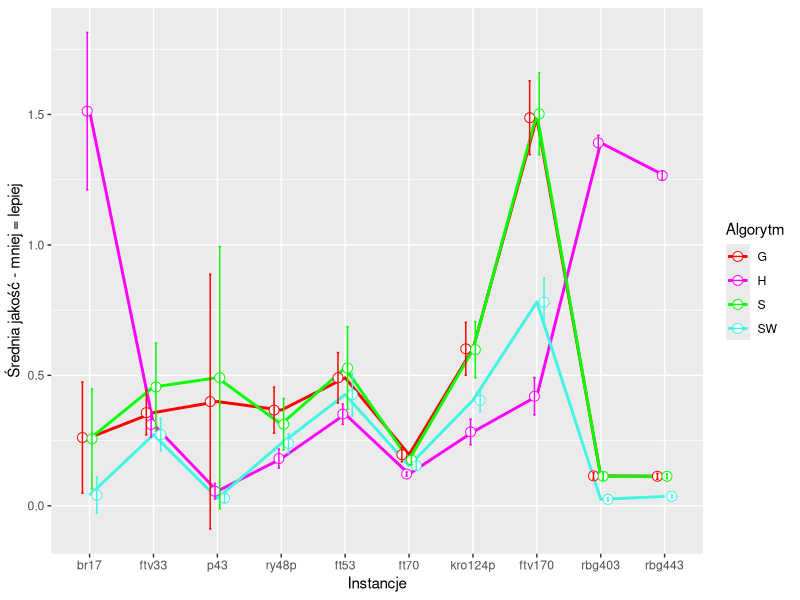
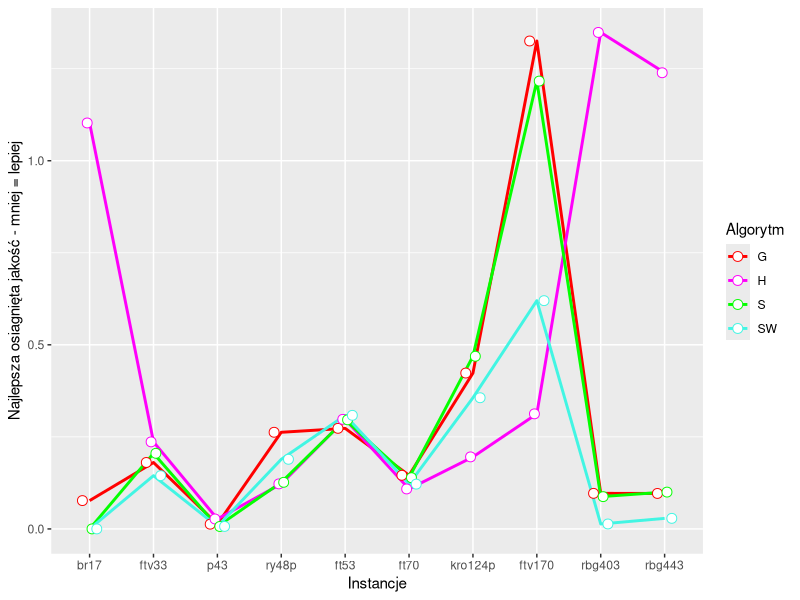
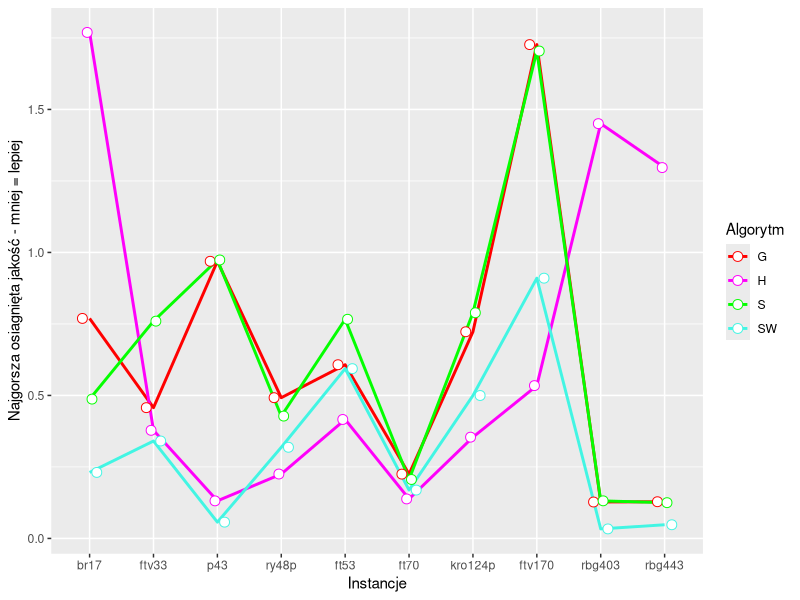
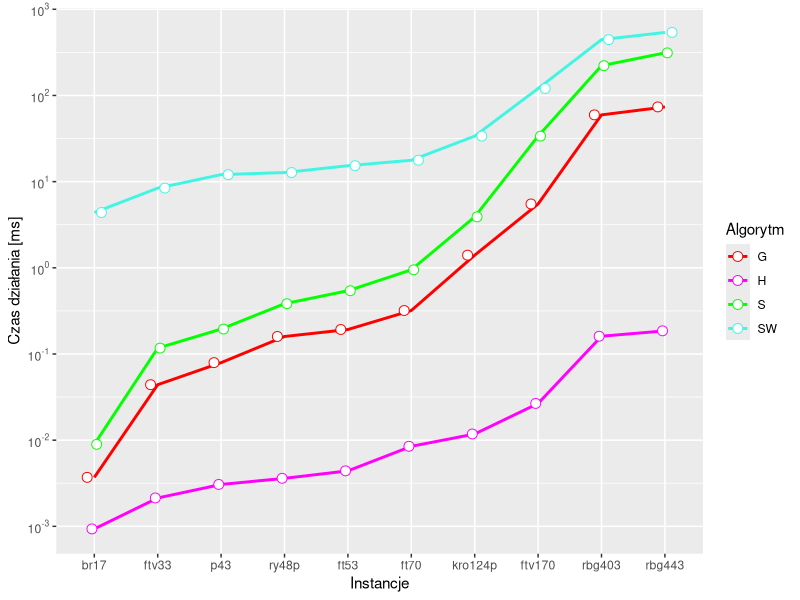
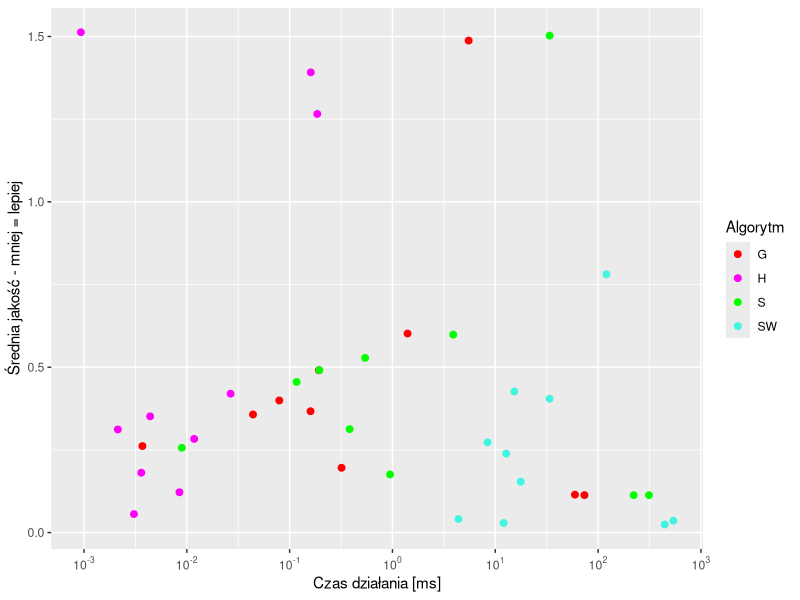
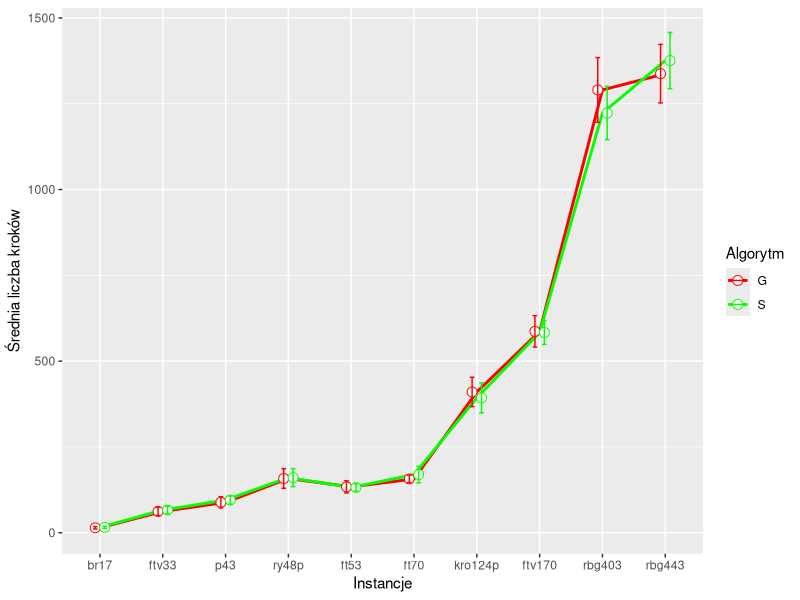
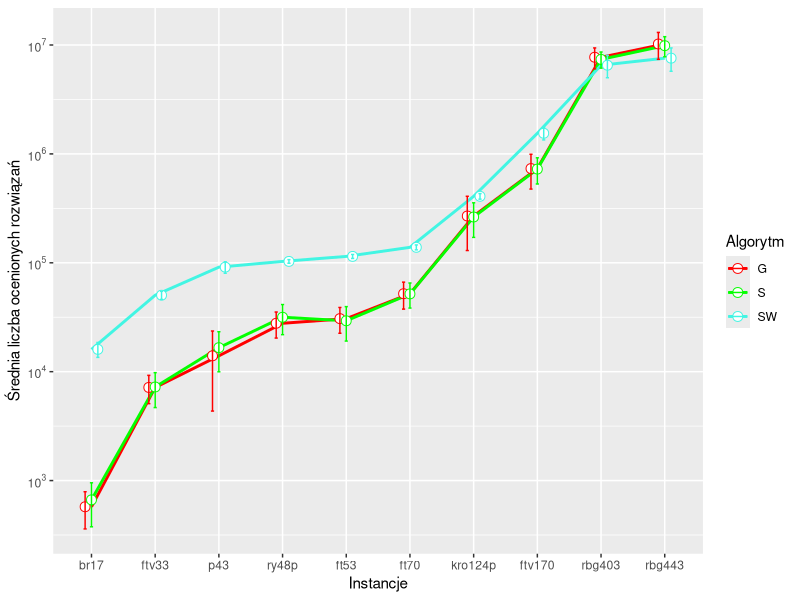
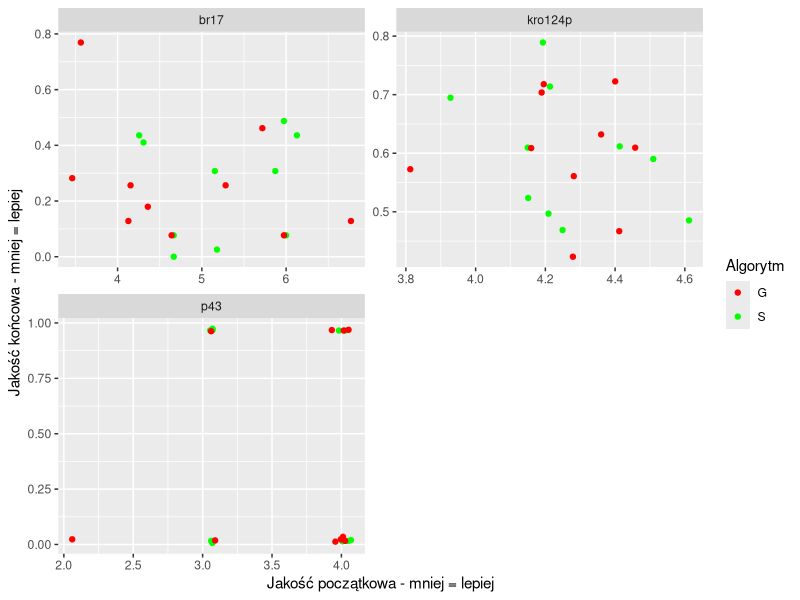

These charts were generated, in order, by the following R code:
## ---- chunk 1
knitr::opts_chunk$set(echo = TRUE)
## ---- chunk 2
# install.packages("Cairo")
# install.packages("ggpubr")
## ---- chunk 3
library(ggpubr)
library(dplyr)
library(ggplot2)
library(Cairo)
print(getwd())
## ---- chunk 4
results <- read.table("./../results/results_SW_0001.csv", head=TRUE, sep=",")
algs_symbols <- list(Greedy="G", Steepest="S", SimpleHeur="H", Random="R", RandomWalk="RW", SW="SW")
results <- mutate(results, algName=algs_symbols[algName])
algs_unique_names <- unique(results[["algName"]])
results <- as.data.frame(lapply(results, unlist))
knitr::kable(head(results, 21))
## ---- chunk 5
quality <- function(result, optimalResult)
{
  (result-optimalResult)/optimalResult
}

permutationToVector <- function(permutation)
{
  vectorPermutationStrings <- strsplit(permutation, '[|]')
  vectorPermutationIntegers <- lapply(vectorPermutationStrings, strtoi)
  vectorPermutationIntegers
}

colors = c(G="#ff0000", S="#04ff00", R="#0004ff", RW="#ff9d00", H="#ff00fb", SW="#42f5e3")
## ---- chunk 6
temp <- group_by(results, algName, setName)
temp <- summarize(temp, diff=mean(quality(finalResult, optimalResult)), std=sd(quality(finalResult, optimalResult)), nOfCities=mean(nOfCities))

plot <- ggplot(temp, aes(x=reorder(setName, nOfCities), y=diff, std=std, group=algName, fill=factor(algName))) +
  geom_bar(stat="identity", position="dodge2") +
  #geom_point() +
  #geom_line(size=1) +
  geom_errorbar(aes(ymin=diff-std, ymax=diff+std), position = position_dodge(1), width=0.1) +
  ##geom_text(aes(label=sprintf("%0.1f", round(diff, digits=2))), position=position_dodge(width=0.9), vjust=-0.25) +
  labs(x="Instancje", y="Jakość", fill="Algorytm")
  
  # filename <- paste("../results/zad2_point1_all", ".pdf", sep="")
  # print(plot)
  # ggsave(filename, plot=plot, device=cairo_pdf)
## ---- chunk 7
temp <- group_by(results, algName, setName)
temp <- summarize(temp, diff=mean(quality(finalResult, optimalResult)), std=sd(quality(finalResult, optimalResult)), nOfCities=mean(nOfCities))
knitr::kable(head(temp))

pd <- position_dodge(0.3)
plot <- ggplot(temp, aes(x=reorder(setName, nOfCities), y=diff, std=std, group=algName, color=algName)) +
  geom_line(size=1) +
  geom_point(size=3, shape=21, fill="white", position=pd) +
  geom_errorbar(aes(ymin=diff-std, ymax=diff+std, width=0.15), position=pd) +
  # #geom_text(aes(label=sprintf("%0.2f", round(diff, digits=2))), position=position_dodge(width=0.9), vjust=-0.25, size=3) +
  labs(x="Instancje", y="Średnia jakość - mniej = lepiej") +
  scale_color_manual(values=colors, name="Algorytm")
  
  print(plot)
  filename <- paste("../results/zad2_point1_mean_all", ".pdf", sep="")
  ggsave(filename, plot=plot, device=cairo_pdf)
## ---- chunk 8
temp <- group_by(results, algName, setName)
temp <- summarize(temp, diff=min(quality(finalResult, optimalResult)), std=sd(quality(finalResult, optimalResult)), nOfCities=mean(nOfCities))

pd <- position_dodge(0.3)
plot <- ggplot(temp, aes(x=reorder(setName, nOfCities), y=diff, std=std, group=algName, colour=algName)) +
  geom_line(size=1) +
  geom_point(size=3, shape=21, fill="white", position=pd) +
  # geom_errorbar(aes(ymin=diff-std, ymax=diff+std, width=0.15), position=pd) +
  #geom_text(aes(label=sprintf("%0.1f", round(diff, digits=2))), position=position_dodge(width=0.9), vjust=-0.25, size=3) +
  labs(x="Instancje", y="Najlepsza osiagnięta jakość - mniej = lepiej") +
  scale_color_manual(values=colors, name="Algorytm")

  print(plot)
  filename <- paste("../results/zad2_point1_min_all", ".pdf", sep="")
  ggsave(filename, plot=plot, device=cairo_pdf)
## ---- chunk 9
temp <- group_by(results, algName, setName)
temp <- summarize(temp, diff=max(quality(finalResult, optimalResult)), std=sd(quality(finalResult, optimalResult)), nOfCities=mean(nOfCities))

pd <- position_dodge(0.3)
plot <- ggplot(temp, aes(x=reorder(setName, nOfCities), y=diff, std=std, group=algName, colour=algName)) +
  geom_line(size=1) +
  geom_point(size=3, shape=21, fill="white", position=pd) +
  # geom_errorbar(aes(ymin=diff-std, ymax=diff+std, width=0.15), position=pd) +
  #geom_text(aes(label=sprintf("%0.1f", round(diff, digits=2))), position=position_dodge(width=0.9), vjust=-0.25, size=3) +
  labs(x="Instancje", y="Najgorsza osiagnięta jakość - mniej = lepiej") +
  scale_color_manual(values=colors, name="Algorytm")

  print(plot)
  filename <- paste("../results/zad2_point1_max_all", ".pdf", sep="")
  ggsave(filename, plot=plot, device=cairo_pdf)
## ---- chunk 10
require(scales)
temp <- group_by(results, algName, setName)
temp <- summarize(temp, timeOfRunningInMs=mean(timeOfRunningInMs), std=sd(timeOfRunningInMs), nOfCities=mean(nOfCities))

pd <- position_dodge(0.3)
plot <- ggplot(temp, aes(x=reorder(setName, nOfCities), y=timeOfRunningInMs, group=algName, colour=algName)) +
  geom_line(size=1) +
  geom_point(size=3, shape=21, fill="white", pd=position_dodge(0.1), position=pd) +
  #geom_text(aes(label=sprintf("%0.1f", round(timeOfRunningInMs, digits=2))), position=position_dodge(width=0.9), vjust=-0.25, size=3) +
  labs(x="Instancje", y="Czas działania [ms]") +
  scale_y_log10(breaks = trans_breaks("log10", function(x) 10^x), labels = trans_format("log10", math_format(10^.x))) +
  scale_color_manual(values=colors, name="Algorytm")

  print(plot)
  filename <- paste("../results/zad2_point2_all", ".pdf", sep="")
  ggsave(filename, plot=plot, device=cairo_pdf)
## ---- chunk 11
require(scales)
temp <- group_by(results, algName, setName)
temp <- summarize(temp, timeOfRunningInMs=mean(timeOfRunningInMs),diff=mean(quality(finalResult, optimalResult)), nOfCities=mean(nOfCities))
# temp <- select(results, algName, setName, initialResult, finalResult)

plot <- ggplot(temp, aes(x=timeOfRunningInMs, y=diff, group=algName, colour=algName)) +
  #geom_line(size=1) +
  geom_point(size=2) +
  labs(x="Czas działania [ms]", y="Średnia jakość - mniej = lepiej") +
  scale_x_log10(breaks = trans_breaks("log10", function(x) 10^x), labels = trans_format("log10", math_format(10^.x))) +
  scale_color_manual(values=colors, name="Algorytm")


print(plot)
filename <- paste("../results/zad2_point3_all", ".pdf", sep="")
ggsave(filename, plot=plot, device=cairo_pdf)
## ---- chunk 12

temp <- group_by(results, algName, setName) %>%
  filter(algName=='G' | algName=='S') %>%
  summarize(meanNumberOfSteps=mean(numberOfSteps), std=sd(numberOfSteps), nOfCities=mean(nOfCities))

pd <- position_dodge(0.3)
plot <- ggplot(temp, aes(x=reorder(setName, nOfCities), y=meanNumberOfSteps, group=algName, colour=algName)) +
  geom_line(size=1) +
  geom_point(size=3, shape=21, fill="white", position=pd) +
  geom_errorbar(aes(ymin=meanNumberOfSteps-std, ymax=meanNumberOfSteps+std, width=0.15), position=pd) +
  #geom_text(aes(label=sprintf("%0.1f", round(meanNumberOfSteps, digits=2))), position=position_dodge(width=0.9), vjust=-0.25, size=3) +
  labs(x="Instancje", y="Średnia liczba kroków") +
  scale_color_manual(values=colors, name="Algorytm")
  
  print(plot)
  filename <- paste("../results/zad2_point4_all", ".pdf", sep="")
  ggsave(filename, plot=plot, device=cairo_pdf)
## ---- chunk 13
temp <- group_by(results, algName, setName) %>%
  filter(algName!='H') %>%
  summarize(meanNumberOfCheckedResults=mean(numberOfCheckedResults), std=sd(numberOfCheckedResults), nOfCities=mean(nOfCities))

pd <- position_dodge(0.3)
plot <- ggplot(temp, aes(x=reorder(setName, nOfCities), y=meanNumberOfCheckedResults, group=algName, colour=algName)) +
  geom_line(size=1) +
  geom_point(size=3, shape=21, fill="white", position=pd) +
  geom_errorbar(aes(ymin=meanNumberOfCheckedResults-std, ymax=meanNumberOfCheckedResults+std, width=0.15), position=pd) +
  #geom_text(aes(label=sprintf("%0.1f", round(meanNumberOfCheckedResults, digits=2))), position=position_dodge(width=0.9), vjust=-0.25, size=3) +
  scale_y_log10(breaks = trans_breaks("log10", function(x) 10^x), labels = trans_format("log10", math_format(10^.x))) +
  labs(x="Instancje", y="Średnia liczba ocenionych rozwiązań") +
  scale_color_manual(values=colors, name="Algorytm")

  print(plot)
  
  filename <- paste("../results/zad2_point5_all", ".pdf", sep="")
  ggsave(filename, plot=plot, device=cairo_pdf)
## ---- chunk 14
temp <- select(results, algName, setName, initialResult, finalResult, optimalResult) %>%
  filter(algName=='G' | algName=='S', setName=="p43" | setName=="br17" | setName=="kro124p")

plot <- ggplot(temp, aes(x=quality(initialResult, optimalResult), y=quality(finalResult, optimalResult), group=algName, colour=algName)) +
  facet_wrap(~setName, scales="free", nrow=2) +
  geom_point() +
  labs(x="Jakość początkowa - mniej = lepiej", y="Jakość końcowa - mniej = lepiej") +
  scale_color_manual(values=colors, name="Algorytm")

  filename <- paste("../results/zad3_all", ".pdf", sep="")
  print(plot)
  ggsave(filename, plot=plot, device=cairo_pdf)
  

br17 <- filter(temp, setName=="br17") %>%
  mutate(initialQuality = quality(initialResult, optimalResult), finalQuality = quality(finalResult, optimalResult))
p43 <- filter(temp, setName=="p43") %>%
  mutate(initialQuality = quality(initialResult, optimalResult), finalQuality = quality(finalResult, optimalResult))
kro124p <- filter(temp, setName=="kro124p") %>%
  mutate(initialQuality = quality(initialResult, optimalResult), finalQuality = quality(finalResult, optimalResult))

br17_PCC <- cor(br17$initialQuality, br17$finalQuality, method = "pearson")
p43_PCC <- cor(p43$initialQuality, p43$finalQuality, method = "pearson")
kro124p_PCC <- cor(kro124p$initialQuality, kro124p$finalQuality, method = "pearson")
print(paste("br17: ", br17_PCC))
print(paste("p43: ", p43_PCC))
print(paste("kro124p: ", kro124p_PCC))
# cor(x, y, method = c("pearson", "kendall", "spearman"))
## ---- chunk 15
########################### Greedy
chosenSetName = "rbg443"
temp <- select(results, algName, iterationNumber, setName, finalResult, optimalResult)
temp <- filter(temp, algName=="G", setName==chosenSetName)
# knitr::kable(temp)
numberOfIterations = max(temp[["iterationNumber"]])

minResult = rep(0, numberOfIterations+1)
meanResult = rep(0, numberOfIterations+1)
optimalResult = temp[1, ][["optimalResult"]]
for(row in 1:nrow(temp))
{
  minResult[row] = min(quality(temp[1:row, ][["finalResult"]], optimalResult))
  meanResult[row] = mean(quality(temp[1:row, ][["finalResult"]], optimalResult))
}

temp$minResult = minResult
temp$meanResult = meanResult


 plot1 <- ggplot(temp, aes(x=iterationNumber)) +
   geom_point(aes(y=meanResult, colour="Średnia jakość")) +
   geom_point(aes(y=minResult, colour="Najlepsza jakość")) +
   labs(x="Numer przebiegu", y="Jakość - mniej = lepiej",  colour="", title="Greedy") +
   theme(plot.title = element_text(hjust = 0.5))


########################### Stepeest
temp <- select(results, algName, iterationNumber, setName, finalResult, optimalResult)
temp <- filter(temp, algName=="S", setName==chosenSetName)
#knitr::kable(temp)
numberOfIterations = max(temp[["iterationNumber"]])

minResult = rep(0, numberOfIterations+1)
meanResult = rep(0, numberOfIterations+1)

optimalResult = temp[1, ][["optimalResult"]]
for(row in 1:nrow(temp))
{
  minResult[row] = min(quality(temp[1:row, ][["finalResult"]], optimalResult))
  meanResult[row] = mean(quality(temp[1:row, ][["finalResult"]], optimalResult))
}

temp$minResult = minResult
temp$meanResult = meanResult


 plot2 <- ggplot(temp, aes(x=iterationNumber)) +
   geom_point(aes(y=meanResult, colour="Średnia jakość")) +
   geom_point(aes(y=minResult, colour="Najlepsza jakość")) +
   labs(x="Numer przebiegu", y="Jakość - mniej = lepiej",  colour="", title="Steepest") +
   theme(plot.title = element_text(hjust = 0.5))


 together <- ggarrange(plot1 + theme(axis.title.x = element_blank()),
                       plot2, ncol = 1, nrow = 2, common.legend = TRUE, label.x=1)

 print(together)
 filename <- paste("../results/zad4_",chosenSetName ,".pdf", sep="")
 ggsave(filename, plot=together, device=cairo_pdf)
## ---- chunk 16
########################### Greedy
chosenSetName = "br17"
temp <- select(results, algName, iterationNumber, setName, finalResult, optimalResult)
temp <- filter(temp, algName=="G", setName==chosenSetName)
# knitr::kable(temp)
numberOfIterations = max(temp[["iterationNumber"]])

minResult = rep(0, numberOfIterations+1)
meanResult = rep(0, numberOfIterations+1)

optimalResult = temp[1, ][["optimalResult"]]
for(row in 1:nrow(temp))
{
  minResult[row] = min(quality(temp[1:row, ][["finalResult"]], optimalResult))
  meanResult[row] = mean(quality(temp[1:row, ][["finalResult"]], optimalResult))
}

temp$minResult = minResult
temp$meanResult = meanResult


 plot1 <- ggplot(temp, aes(x=iterationNumber)) +
   geom_point(aes(y=meanResult, colour="Średnia jakość")) +
   geom_point(aes(y=minResult, colour="Najlepsza jakość")) +
   labs(x="Numer przebiegu", y="Jakość - mniej = lepiej",  colour="", title="Greedy") +
   theme(plot.title = element_text(hjust = 0.5))


########################### Steepest
temp <- select(results, algName, iterationNumber, setName, finalResult, optimalResult)
temp <- filter(temp, algName=="S", setName==chosenSetName)
#knitr::kable(temp)
numberOfIterations = max(temp[["iterationNumber"]])

minResult = rep(0, numberOfIterations+1)
meanResult = rep(0, numberOfIterations+1)
optimalResult = temp[1, ][["optimalResult"]]

for(row in 1:nrow(temp))
{
  minResult[row] = min(quality(temp[1:row, ][["finalResult"]], optimalResult))
  meanResult[row] = mean(quality(temp[1:row, ][["finalResult"]], optimalResult))
}

temp$minResult = minResult
temp$meanResult = meanResult


 plot2 <- ggplot(temp, aes(x=iterationNumber)) +
   geom_point(aes(y=meanResult, colour="Średnia jakość")) +
   geom_point(aes(y=minResult, colour="Najlepsza jakość")) +
   labs(x="Numer przebiegu", y="Jakość - mniej = lepiej",  colour="", title="Steepest") +
   theme(plot.title = element_text(hjust = 0.5))


 together <- ggarrange(plot1 + theme(axis.title.x = element_blank()), plot2,
          ncol = 1, nrow = 2, common.legend = TRUE)

 print(together)
 filename <- paste("../results/zad4_",chosenSetName ,".pdf", sep="")
 ggsave(filename, plot=together, device=cairo_pdf)
## ---- chunk 17
chosenSetName = "br17"
optResults <- select(results, algName, setName, finalResult, optimalResult, resultPermutation, iterationNumber) %>%
  group_by(setName) %>%
  summarise(min=min(finalResult))

knitr::kable(optResults)
optResult = filter(optResults, setName==chosenSetName)$min

optPermutation <- filter(results, setName==chosenSetName, finalResult==optResult)$resultPermutation[1]
optPermutation <- permutationToVector(optPermutation)
print(paste("optPermutation: ", optPermutation))

temp <- select(results, setName, resultPermutation) %>%
  filter(setName==chosenSetName) %>%
  mutate(optPerm=optPermutation, resultPermutation=permutationToVector(resultPermutation))
  # mutate(d1 = unlist(optPerm))
  # mutate(hm=dist(rbind(optPermutation, permutationToVector(resultPermutation))))
  
for (row in 1:nrow(temp))
{
  # temp[row, "permsSimilarity"] <- dist(rbind(temp[row, "optPerm"], temp[row, "resultPermutation"]))
  # temp[row, "d1"] <- temp[row, "optPerm"]
  # temp[row, "d2"] <- temp[row, "resultPermutation"]
  hm1 <- unlist(temp[row, "resultPermutation"])
  hm2 <- unlist(temp[row, "optPerm"])
  wynik <- dist(rbind(hm1, hm2))
  temp[row, "permsSimilarity"] <- wynik
}

knitr::kable(temp)
# plot <- ggplot(temp, aes(x=reorder(algName, nOfCities), y=))) +
#   geom_line()
# 
# print(plot)
